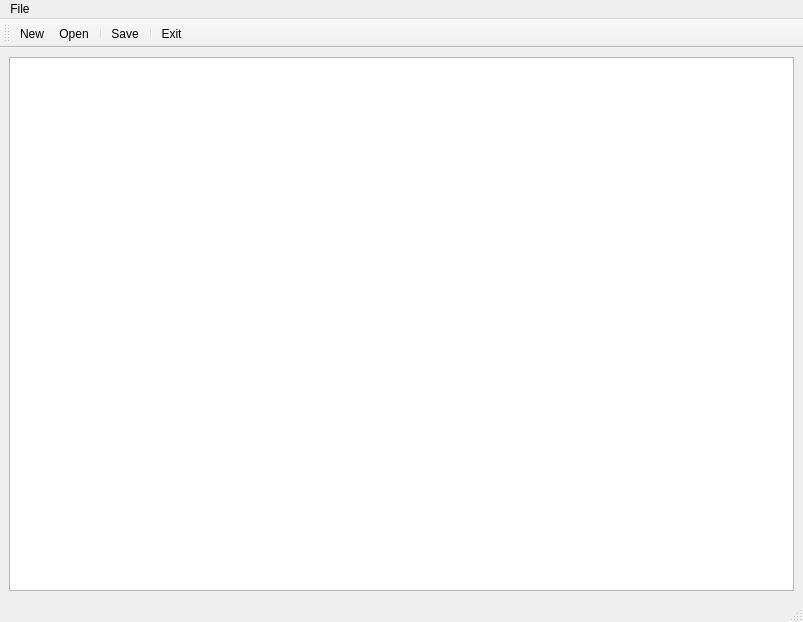
<?xml version="1.0" encoding="UTF-8"?>
<ui version="4.0">
 <class>MainWindow</class>
 <widget class="QMainWindow" name="MainWindow">
  <property name="geometry">
   <rect>
    <x>0</x>
    <y>0</y>
    <width>803</width>
    <height>622</height>
   </rect>
  </property>
  <property name="windowTitle">
   <string>MainWindow</string>
  </property>
  <property name="autoFillBackground">
   <bool>false</bool>
  </property>
  <property name="documentMode">
   <bool>true</bool>
  </property>
  <property name="tabShape">
   <enum>QTabWidget::Rounded</enum>
  </property>
  <property name="unifiedTitleAndToolBarOnMac">
   <bool>false</bool>
  </property>
  <widget class="QWidget" name="centralwidget">
   <layout class="QHBoxLayout" name="horizontalLayout">
    <item>
     <widget class="QTextEdit" name="textEdit">
      <property name="font">
       <font>
        <family>Source Code Pro</family>
        <pointsize>12</pointsize>
       </font>
      </property>
      <property name="html">
       <string>&lt;!DOCTYPE HTML PUBLIC &quot;-//W3C//DTD HTML 4.0//EN&quot; &quot;http://www.w3.org/TR/REC-html40/strict.dtd&quot;&gt;
&lt;html&gt;&lt;head&gt;&lt;meta name=&quot;qrichtext&quot; content=&quot;1&quot; /&gt;&lt;meta charset=&quot;utf-8&quot; /&gt;&lt;style type=&quot;text/css&quot;&gt;
p, li { white-space: pre-wrap; }
hr { height: 1px; border-width: 0; }
li.unchecked::marker { content: &quot;\2610&quot;; }
li.checked::marker { content: &quot;\2612&quot;; }
&lt;/style&gt;&lt;/head&gt;&lt;body style=&quot; font-family:'Source Code Pro'; font-size:12pt; font-weight:400; font-style:normal;&quot;&gt;
&lt;p style=&quot;-qt-paragraph-type:empty; margin-top:0px; margin-bottom:0px; margin-left:0px; margin-right:0px; -qt-block-indent:0; text-indent:0px; font-family:'Segoe UI'; font-size:9pt;&quot;&gt;&lt;br /&gt;&lt;/p&gt;&lt;/body&gt;&lt;/html&gt;</string>
      </property>
     </widget>
    </item>
   </layout>
  </widget>
  <widget class="QMenuBar" name="menubar">
   <property name="geometry">
    <rect>
     <x>0</x>
     <y>0</y>
     <width>803</width>
     <height>21</height>
    </rect>
   </property>
   <property name="autoFillBackground">
    <bool>false</bool>
   </property>
   <property name="defaultUp">
    <bool>false</bool>
   </property>
   <widget class="QMenu" name="menuFile">
    <property name="title">
     <string>File</string>
    </property>
    <addaction name="actionNew"/>
    <addaction name="actionOpen"/>
    <addaction name="actionSave"/>
    <addaction name="actionExit"/>
   </widget>
   <addaction name="menuFile"/>
  </widget>
  <widget class="QStatusBar" name="statusbar"/>
  <widget class="QToolBar" name="toolBar">
   <property name="windowTitle">
    <string>toolBar</string>
   </property>
   <attribute name="toolBarArea">
    <enum>TopToolBarArea</enum>
   </attribute>
   <attribute name="toolBarBreak">
    <bool>false</bool>
   </attribute>
   <addaction name="actionNew"/>
   <addaction name="actionOpen"/>
   <addaction name="separator"/>
   <addaction name="actionSave"/>
   <addaction name="separator"/>
   <addaction name="actionExit"/>
  </widget>
  <action name="actionNew">
   <property name="icon">
    <iconset resource="resources.qrc">
     <normaloff>:/rec/img/file-regular.svg</normaloff>:/rec/img/file-regular.svg</iconset>
   </property>
   <property name="text">
    <string>New</string>
   </property>
  </action>
  <action name="actionOpen">
   <property name="icon">
    <iconset resource="resources.qrc">
     <normaloff>:/rec/img/folder-open-regular.svg</normaloff>:/rec/img/folder-open-regular.svg</iconset>
   </property>
   <property name="text">
    <string>Open</string>
   </property>
   <property name="font">
    <font/>
   </property>
  </action>
  <action name="actionSave">
   <property name="icon">
    <iconset resource="resources.qrc">
     <normaloff>:/rec/img/floppy-disk-regular.svg</normaloff>:/rec/img/floppy-disk-regular.svg</iconset>
   </property>
   <property name="text">
    <string>Save</string>
   </property>
  </action>
  <action name="actionExit">
   <property name="icon">
    <iconset resource="resources.qrc">
     <normaloff>:/rec/img/right-to-bracket-solid.svg</normaloff>:/rec/img/right-to-bracket-solid.svg</iconset>
   </property>
   <property name="text">
    <string>Exit</string>
   </property>
  </action>
 </widget>
 <resources>
  <include location="resources.qrc"/>
 </resources>
 <connections/>
</ui>
